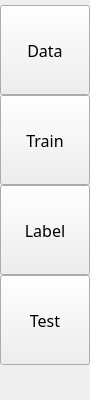
     <widget class="QWidget" name="w_Menu" native="true">
      <property name="minimumSize">
       <size>
        <width>90</width>
        <height>0</height>
       </size>
      </property>
      <property name="maximumSize">
       <size>
        <width>90</width>
        <height>16777215</height>
       </size>
      </property>
      <layout class="QVBoxLayout" name="verticalLayout">
       <property name="spacing">
        <number>0</number>
       </property>
       <property name="leftMargin">
        <number>0</number>
       </property>
       <property name="topMargin">
        <number>0</number>
       </property>
       <property name="rightMargin">
        <number>0</number>
       </property>
       <property name="bottomMargin">
        <number>0</number>
       </property>
       <item>
        <widget class="QPushButton" name="BTN_menu_data">
         <property name="minimumSize">
          <size>
           <width>0</width>
           <height>90</height>
          </size>
         </property>
         <property name="maximumSize">
          <size>
           <width>16777215</width>
           <height>80</height>
          </size>
         </property>
         <property name="font">
          <font>
           <family>맑은 고딕</family>
           <pointsize>12</pointsize>
           <weight>50</weight>
           <bold>false</bold>
           <kerning>true</kerning>
          </font>
         </property>
         <property name="focusPolicy">
          <enum>Qt::NoFocus</enum>
         </property>
         <property name="text">
          <string>Data</string>
         </property>
         <property name="autoDefault">
          <bool>false</bool>
         </property>
         <property name="default">
          <bool>false</bool>
         </property>
         <property name="flat">
          <bool>false</bool>
         </property>
        </widget>
       </item>
       <item>
        <widget class="QPushButton" name="BTN_menu_train">
         <property name="minimumSize">
          <size>
           <width>0</width>
           <height>90</height>
          </size>
         </property>
         <property name="maximumSize">
          <size>
           <width>16777215</width>
           <height>80</height>
          </size>
         </property>
         <property name="font">
          <font>
           <family>맑은 고딕</family>
           <pointsize>12</pointsize>
           <weight>50</weight>
           <bold>false</bold>
           <kerning>true</kerning>
          </font>
         </property>
         <property name="focusPolicy">
          <enum>Qt::NoFocus</enum>
         </property>
         <property name="text">
          <string>Train</string>
         </property>
        </widget>
       </item>
       <item>
        <widget class="QPushButton" name="BTN_menu_label">
         <property name="minimumSize">
          <size>
           <width>0</width>
           <height>90</height>
          </size>
         </property>
         <property name="maximumSize">
          <size>
           <width>16777215</width>
           <height>80</height>
          </size>
         </property>
         <property name="font">
          <font>
           <family>맑은 고딕</family>
           <pointsize>12</pointsize>
           <weight>50</weight>
           <bold>false</bold>
           <kerning>true</kerning>
          </font>
         </property>
         <property name="focusPolicy">
          <enum>Qt::NoFocus</enum>
         </property>
         <property name="text">
          <string>Label</string>
         </property>
        </widget>
       </item>
       <item>
        <widget class="QPushButton" name="BTN_menu_test">
         <property name="minimumSize">
          <size>
           <width>0</width>
           <height>90</height>
          </size>
         </property>
         <property name="maximumSize">
          <size>
           <width>16777215</width>
           <height>80</height>
          </size>
         </property>
         <property name="font">
          <font>
           <family>맑은 고딕</family>
           <pointsize>12</pointsize>
           <weight>50</weight>
           <bold>false</bold>
           <kerning>true</kerning>
          </font>
         </property>
         <property name="focusPolicy">
          <enum>Qt::NoFocus</enum>
         </property>
         <property name="text">
          <string>Test</string>
         </property>
        </widget>
       </item>
       <item>
        <spacer name="verticalSpacer">
         <property name="orientation">
          <enum>Qt::Vertical</enum>
         </property>
         <property name="sizeHint" stdset="0">
          <size>
           <width>20</width>
           <height>40</height>
          </size>
         </property>
        </spacer>
       </item>
      </layout>
     </widget>
